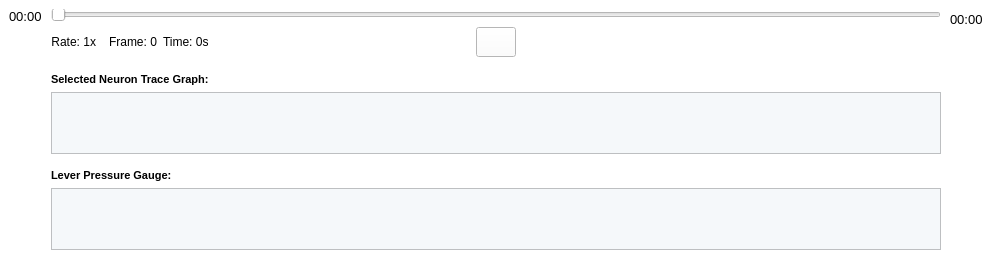
                     <widget class="QWidget" name="widget_92" native="true">
                      <property name="maximumSize">
                       <size>
                        <width>1550</width>
                        <height>260</height>
                       </size>
                      </property>
                      <property name="font">
                       <font>
                        <family>Arial</family>
                       </font>
                      </property>
                      <property name="styleSheet">
                       <string notr="true">border-color: rgb(0, 0, 0);
background-color: rgb(170, 170, 255);</string>
                      </property>
                      <layout class="QHBoxLayout" name="horizontalLayout_3">
                       <property name="spacing">
                        <number>0</number>
                       </property>
                       <property name="leftMargin">
                        <number>0</number>
                       </property>
                       <property name="topMargin">
                        <number>0</number>
                       </property>
                       <property name="rightMargin">
                        <number>0</number>
                       </property>
                       <property name="bottomMargin">
                        <number>0</number>
                       </property>
                       <item>
                        <widget class="QWidget" name="widget_94" native="true">
                         <property name="maximumSize">
                          <size>
                           <width>217</width>
                           <height>260</height>
                          </size>
                         </property>
                         <property name="font">
                          <font>
                           <family>Arial</family>
                          </font>
                         </property>
                         <property name="styleSheet">
                          <string notr="true">background-color: rgb(255, 255, 255);
border-color: rgb(0, 0, 0);</string>
                         </property>
                         <layout class="QGridLayout" name="gridLayout_7">
                          <item row="0" column="0">
                           <widget class="QLabel" name="label_168">
                            <property name="sizePolicy">
                             <sizepolicy hsizetype="Fixed" vsizetype="Fixed">
                              <horstretch>0</horstretch>
                              <verstretch>0</verstretch>
                             </sizepolicy>
                            </property>
                            <property name="font">
                             <font>
                              <family>Arial</family>
                              <pointsize>10</pointsize>
                             </font>
                            </property>
                            <property name="text">
                             <string>00:00</string>
                            </property>
                           </widget>
                          </item>
                          <item row="1" column="0">
                           <spacer name="verticalSpacer_3">
                            <property name="font">
                             <font>
                              <family>Arial</family>
                             </font>
                            </property>
                            <property name="orientation">
                             <enum>Qt::Vertical</enum>
                            </property>
                            <property name="sizeType">
                             <enum>QSizePolicy::Expanding</enum>
                            </property>
                            <property name="sizeHint" stdset="0">
                             <size>
                              <width>20</width>
                              <height>200</height>
                             </size>
                            </property>
                           </spacer>
                          </item>
                         </layout>
                        </widget>
                       </item>
                       <item>
                        <widget class="QWidget" name="widget_97" native="true">
                         <property name="sizePolicy">
                          <sizepolicy hsizetype="Expanding" vsizetype="Expanding">
                           <horstretch>0</horstretch>
                           <verstretch>0</verstretch>
                          </sizepolicy>
                         </property>
                         <property name="maximumSize">
                          <size>
                           <width>1241</width>
                           <height>260</height>
                          </size>
                         </property>
                         <property name="font">
                          <font>
                           <family>Arial</family>
                          </font>
                         </property>
                         <property name="styleSheet">
                          <string notr="true">border-color: rgb(0, 0, 0);
background-color: rgb(255, 255, 255);</string>
                         </property>
                         <layout class="QVBoxLayout" name="verticalLayout_4">
                          <property name="leftMargin">
                           <number>0</number>
                          </property>
                          <property name="rightMargin">
                           <number>0</number>
                          </property>
                          <property name="bottomMargin">
                           <number>0</number>
                          </property>
                          <item>
                           <layout class="QGridLayout" name="gridLayout_13" columnstretch="0,0,0,1,0,2">
                            <item row="0" column="0" colspan="6">
                             <widget class="QSlider" name="horizontalSlider_7">
                              <property name="sizePolicy">
                               <sizepolicy hsizetype="Expanding" vsizetype="Fixed">
                                <horstretch>0</horstretch>
                                <verstretch>0</verstretch>
                               </sizepolicy>
                              </property>
                              <property name="minimumSize">
                               <size>
                                <width>0</width>
                                <height>12</height>
                               </size>
                              </property>
                              <property name="maximumSize">
                               <size>
                                <width>1241</width>
                                <height>12</height>
                               </size>
                              </property>
                              <property name="font">
                               <font>
                                <family>Arial</family>
                               </font>
                              </property>
                              <property name="toolTip">
                               <string>Scope Player</string>
                              </property>
                              <property name="styleSheet">
                               <string notr="true"/>
                              </property>
                              <property name="orientation">
                               <enum>Qt::Horizontal</enum>
                              </property>
                             </widget>
                            </item>
                            <item row="1" column="0">
                             <widget class="QLabel" name="DePlayerRate">
                              <property name="font">
                               <font>
                                <family>Arial</family>
                                <pointsize>9</pointsize>
                               </font>
                              </property>
                              <property name="text">
                               <string>Rate: 1x  </string>
                              </property>
                              <property name="alignment">
                               <set>Qt::AlignCenter</set>
                              </property>
                             </widget>
                            </item>
                            <item row="1" column="1">
                             <widget class="QLabel" name="DePlayerFrame">
                              <property name="font">
                               <font>
                                <family>Arial</family>
                                <pointsize>9</pointsize>
                               </font>
                              </property>
                              <property name="text">
                               <string>Frame: 0</string>
                              </property>
                              <property name="alignment">
                               <set>Qt::AlignCenter</set>
                              </property>
                             </widget>
                            </item>
                            <item row="1" column="2">
                             <widget class="QLabel" name="DePlayerTime">
                              <property name="font">
                               <font>
                                <family>Arial</family>
                                <pointsize>9</pointsize>
                               </font>
                              </property>
                              <property name="text">
                               <string>Time: 0s</string>
                              </property>
                             </widget>
                            </item>
                            <item row="1" column="3">
                             <spacer name="horizontalSpacer_6">
                              <property name="font">
                               <font>
                                <family>Arial</family>
                               </font>
                              </property>
                              <property name="orientation">
                               <enum>Qt::Horizontal</enum>
                              </property>
                              <property name="sizeHint" stdset="0">
                               <size>
                                <width>40</width>
                                <height>20</height>
                               </size>
                              </property>
                             </spacer>
                            </item>
                            <item row="1" column="4">
                             <layout class="QGridLayout" name="gridLayout_12">
                              <property name="horizontalSpacing">
                               <number>5</number>
                              </property>
                              <item row="0" column="0">
                               <widget class="QPushButton" name="DePlayerLastButton">
                                <property name="sizePolicy">
                                 <sizepolicy hsizetype="Fixed" vsizetype="Fixed">
                                  <horstretch>0</horstretch>
                                  <verstretch>0</verstretch>
                                 </sizepolicy>
                                </property>
                                <property name="minimumSize">
                                 <size>
                                  <width>40</width>
                                  <height>30</height>
                                 </size>
                                </property>
                                <property name="maximumSize">
                                 <size>
                                  <width>40</width>
                                  <height>30</height>
                                 </size>
                                </property>
                                <property name="font">
                                 <font>
                                  <family>Arial</family>
                                  <pointsize>10</pointsize>
                                 </font>
                                </property>
                                <property name="styleSheet">
                                 <string notr="true">#DePlayerLastButton{
background-color: transparent; 
border-image: url(:/media/previous.png);
background:none;
border:none;
background-repeat:none;
}
#DePlayerLastButton:pressed
{
border-image:url(:/media/previous_pre.png);
background-repeat: no-repeat;
}</string>
                                </property>
                                <property name="text">
                                 <string/>
                                </property>
                               </widget>
                              </item>
                              <item row="0" column="1">
                               <widget class="QPushButton" name="DePlayerSlowButton">
                                <property name="sizePolicy">
                                 <sizepolicy hsizetype="Fixed" vsizetype="Fixed">
                                  <horstretch>0</horstretch>
                                  <verstretch>0</verstretch>
                                 </sizepolicy>
                                </property>
                                <property name="minimumSize">
                                 <size>
                                  <width>40</width>
                                  <height>30</height>
                                 </size>
                                </property>
                                <property name="maximumSize">
                                 <size>
                                  <width>40</width>
                                  <height>30</height>
                                 </size>
                                </property>
                                <property name="font">
                                 <font>
                                  <family>Arial</family>
                                  <pointsize>10</pointsize>
                                 </font>
                                </property>
                                <property name="styleSheet">
                                 <string notr="true">#DePlayerSlowButton{
background-color: transparent; 
border-image: url(:/media/rw.png);
background:none;
border:none;
background-repeat:none;
}
#DePlayerSlowButton:pressed
{
border-image:url(:/media/rw_pre.png);
background-repeat: no-repeat;
}</string>
                                </property>
                                <property name="text">
                                 <string/>
                                </property>
                               </widget>
                              </item>
                              <item row="0" column="2">
                               <widget class="QPushButton" name="DePlayerPlayButton">
                                <property name="sizePolicy">
                                 <sizepolicy hsizetype="Fixed" vsizetype="Fixed">
                                  <horstretch>0</horstretch>
                                  <verstretch>0</verstretch>
                                 </sizepolicy>
                                </property>
                                <property name="minimumSize">
                                 <size>
                                  <width>40</width>
                                  <height>30</height>
                                 </size>
                                </property>
                                <property name="maximumSize">
                                 <size>
                                  <width>40</width>
                                  <height>30</height>
                                 </size>
                                </property>
                                <property name="font">
                                 <font>
                                  <family>Arial</family>
                                  <pointsize>10</pointsize>
                                 </font>
                                </property>
                                <property name="styleSheet">
                                 <string notr="true">border-image: url(:/media/play.png);</string>
                                </property>
                                <property name="text">
                                 <string/>
                                </property>
                               </widget>
                              </item>
                              <item row="0" column="3">
                               <widget class="QPushButton" name="DePlayerFastButton">
                                <property name="sizePolicy">
                                 <sizepolicy hsizetype="Fixed" vsizetype="Fixed">
                                  <horstretch>0</horstretch>
                                  <verstretch>0</verstretch>
                                 </sizepolicy>
                                </property>
                                <property name="minimumSize">
                                 <size>
                                  <width>40</width>
                                  <height>30</height>
                                 </size>
                                </property>
                                <property name="maximumSize">
                                 <size>
                                  <width>40</width>
                                  <height>30</height>
                                 </size>
                                </property>
                                <property name="font">
                                 <font>
                                  <family>Arial</family>
                                  <pointsize>10</pointsize>
                                 </font>
                                </property>
                                <property name="styleSheet">
                                 <string notr="true">#DePlayerFastButton{
background-color: transparent; 
border-image: url(:/media/ff.png);
background:none;
border:none;
background-repeat:none;
}
#DePlayerFastButton:pressed
{
border-image:url(:/media/ff_pre.png);
background-repeat: no-repeat;
}
</string>
                                </property>
                                <property name="text">
                                 <string/>
                                </property>
                               </widget>
                              </item>
                              <item row="0" column="4">
                               <widget class="QPushButton" name="DePlayerNextButton">
                                <property name="sizePolicy">
                                 <sizepolicy hsizetype="Fixed" vsizetype="Fixed">
                                  <horstretch>0</horstretch>
                                  <verstretch>0</verstretch>
                                 </sizepolicy>
                                </property>
                                <property name="minimumSize">
                                 <size>
                                  <width>40</width>
                                  <height>30</height>
                                 </size>
                                </property>
                                <property name="maximumSize">
                                 <size>
                                  <width>40</width>
                                  <height>30</height>
                                 </size>
                                </property>
                                <property name="font">
                                 <font>
                                  <family>Arial</family>
                                  <pointsize>10</pointsize>
                                 </font>
                                </property>
                                <property name="styleSheet">
                                 <string notr="true">#DePlayerNextButton{
background-color: transparent; 
border-image: url(:/media/next.png);
background:none;
border:none;
background-repeat:none;
}
#DePlayerNextButton:pressed
{
border-image:url(:/media/next_pre.png);
background-repeat: no-repeat;
}</string>
                                </property>
                                <property name="text">
                                 <string/>
                                </property>
                               </widget>
                              </item>
                             </layout>
                            </item>
                            <item row="1" column="5">
                             <spacer name="horizontalSpacer_9">
                              <property name="font">
                               <font>
                                <family>Arial</family>
                               </font>
                              </property>
                              <property name="orientation">
                               <enum>Qt::Horizontal</enum>
                              </property>
                              <property name="sizeType">
                               <enum>QSizePolicy::Expanding</enum>
                              </property>
                              <property name="sizeHint" stdset="0">
                               <size>
                                <width>40</width>
                                <height>20</height>
                               </size>
                              </property>
                             </spacer>
                            </item>
                           </layout>
                          </item>
                          <item>
                           <spacer name="verticalSpacer_30">
                            <property name="font">
                             <font>
                              <family>Arial</family>
                             </font>
                            </property>
                            <property name="orientation">
                             <enum>Qt::Vertical</enum>
                            </property>
                            <property name="sizeType">
                             <enum>QSizePolicy::Fixed</enum>
                            </property>
                            <property name="sizeHint" stdset="0">
                             <size>
                              <width>890</width>
                              <height>10</height>
                             </size>
                            </property>
                           </spacer>
                          </item>
                          <item>
                           <widget class="QLabel" name="label_165">
                            <property name="sizePolicy">
                             <sizepolicy hsizetype="Fixed" vsizetype="Fixed">
                              <horstretch>0</horstretch>
                              <verstretch>0</verstretch>
                             </sizepolicy>
                            </property>
                            <property name="font">
                             <font>
                              <family>Arial</family>
                              <pointsize>8</pointsize>
                              <weight>75</weight>
                              <bold>true</bold>
                             </font>
                            </property>
                            <property name="text">
                             <string>Selected Neuron Trace Graph: </string>
                            </property>
                            <property name="alignment">
                             <set>Qt::AlignLeading|Qt::AlignLeft|Qt::AlignTop</set>
                            </property>
                           </widget>
                          </item>
                          <item>
                           <widget class="QGraphicsView" name="DeSelectTraceView">
                            <property name="minimumSize">
                             <size>
                              <width>0</width>
                              <height>62</height>
                             </size>
                            </property>
                            <property name="font">
                             <font>
                              <family>Arial</family>
                             </font>
                            </property>
                            <property name="styleSheet">
                             <string notr="true">background-color: rgb(245, 248, 250);</string>
                            </property>
                           </widget>
                          </item>
                          <item>
                           <spacer name="verticalSpacer_29">
                            <property name="font">
                             <font>
                              <family>Arial</family>
                             </font>
                            </property>
                            <property name="orientation">
                             <enum>Qt::Vertical</enum>
                            </property>
                            <property name="sizeType">
                             <enum>QSizePolicy::Fixed</enum>
                            </property>
                            <property name="sizeHint" stdset="0">
                             <size>
                              <width>890</width>
                              <height>10</height>
                             </size>
                            </property>
                           </spacer>
                          </item>
                          <item>
                           <widget class="QLabel" name="label_169">
                            <property name="sizePolicy">
                             <sizepolicy hsizetype="Fixed" vsizetype="Fixed">
                              <horstretch>0</horstretch>
                              <verstretch>0</verstretch>
                             </sizepolicy>
                            </property>
                            <property name="font">
                             <font>
                              <family>Arial</family>
                              <pointsize>8</pointsize>
                              <weight>75</weight>
                              <bold>true</bold>
                             </font>
                            </property>
                            <property name="text">
                             <string>Lever Pressure Gauge: </string>
                            </property>
                            <property name="alignment">
                             <set>Qt::AlignLeading|Qt::AlignLeft|Qt::AlignTop</set>
                            </property>
                           </widget>
                          </item>
                          <item>
                           <widget class="QGraphicsView" name="DeLeverPressureViewLarge">
                            <property name="minimumSize">
                             <size>
                              <width>0</width>
                              <height>62</height>
                             </size>
                            </property>
                            <property name="font">
                             <font>
                              <family>Arial</family>
                             </font>
                            </property>
                            <property name="styleSheet">
                             <string notr="true">background-color: rgb(245, 248, 250);</string>
                            </property>
                           </widget>
                          </item>
                          <item>
                           <spacer name="verticalSpacer_6">
                            <property name="font">
                             <font>
                              <family>Arial</family>
                             </font>
                            </property>
                            <property name="orientation">
                             <enum>Qt::Vertical</enum>
                            </property>
                            <property name="sizeType">
                             <enum>QSizePolicy::Fixed</enum>
                            </property>
                            <property name="sizeHint" stdset="0">
                             <size>
                              <width>890</width>
                              <height>10</height>
                             </size>
                            </property>
                           </spacer>
                          </item>
                         </layout>
                        </widget>
                       </item>
                       <item>
                        <widget class="QWidget" name="widget_96" native="true">
                         <property name="sizePolicy">
                          <sizepolicy hsizetype="Fixed" vsizetype="Fixed">
                           <horstretch>0</horstretch>
                           <verstretch>0</verstretch>
                          </sizepolicy>
                         </property>
                         <property name="maximumSize">
                          <size>
                           <width>92</width>
                           <height>260</height>
                          </size>
                         </property>
                         <property name="font">
                          <font>
                           <family>Arial</family>
                          </font>
                         </property>
                         <property name="styleSheet">
                          <string notr="true">background-color: rgb(255, 255, 255);
border-color: rgb(0, 0, 0);</string>
                         </property>
                         <layout class="QGridLayout" name="gridLayout_10">
                          <item row="0" column="0">
                           <widget class="QLabel" name="label_173">
                            <property name="sizePolicy">
                             <sizepolicy hsizetype="Fixed" vsizetype="Fixed">
                              <horstretch>0</horstretch>
                              <verstretch>0</verstretch>
                             </sizepolicy>
                            </property>
                            <property name="font">
                             <font>
                              <family>Arial</family>
                              <pointsize>10</pointsize>
                             </font>
                            </property>
                            <property name="text">
                             <string>00:00</string>
                            </property>
                           </widget>
                          </item>
                          <item row="1" column="0">
                           <spacer name="verticalSpacer_5">
                            <property name="font">
                             <font>
                              <family>Arial</family>
                             </font>
                            </property>
                            <property name="orientation">
                             <enum>Qt::Vertical</enum>
                            </property>
                            <property name="sizeType">
                             <enum>QSizePolicy::Fixed</enum>
                            </property>
                            <property name="sizeHint" stdset="0">
                             <size>
                              <width>20</width>
                              <height>220</height>
                             </size>
                            </property>
                           </spacer>
                          </item>
                         </layout>
                        </widget>
                       </item>
                      </layout>
                     </widget>
